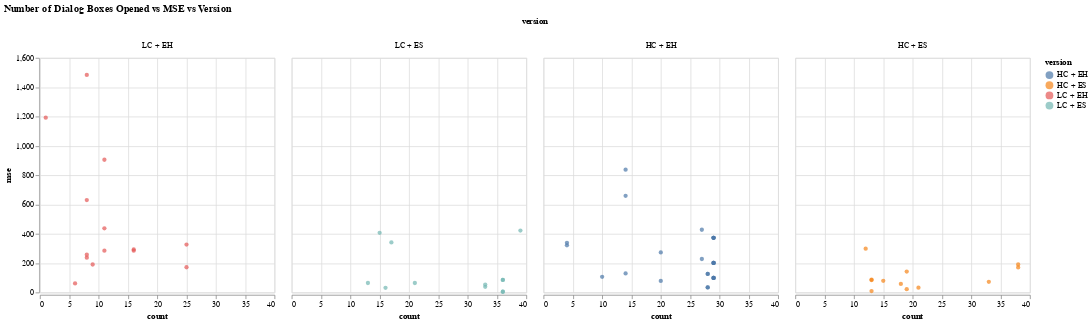

Source (notebook cell):
### Code cell
# open csv file
dialogCount = pd.read_csv('countDialogOpen.csv')


#join df with dialogCount by matching userid
joined = df.merge(dialogCount[['userid','count']], on='userid', how='left')

#drop rows with too many dialog boxes opened

joined = joined[joined['count'] < 80]


# joined

#graph that compares the number of dialog boxes opened with the mse and version
plot = alt.Chart(joined).mark_circle().encode(
    x='count',
    y='mse',
    color='version:N',
    column=alt.Column('version:N', sort=['LC + EH', 'LC + ES', 'HC + EH', 'HC + ES']),
).properties(
    title='Number of Dialog Boxes Opened vs MSE vs Version'
)
plot
